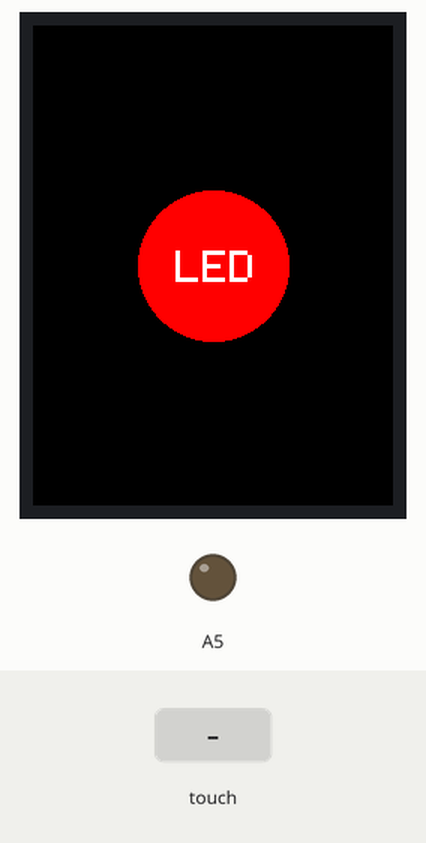
The sketch below on a simulated Arduino Uno, built with avr-gcc and run on an emulated ATmega328P. On the bench: 240×320 colour display, output pins drawn as LEDs (lit = HIGH). The test bench sets the inputs (shaded band). What the sketch prints to the serial monitor is not drawn.

Above: at 1.4 s.
1.5 s: touch panel pressed at 38 % / 50 % of its raw x / y range
At 2.1 s:
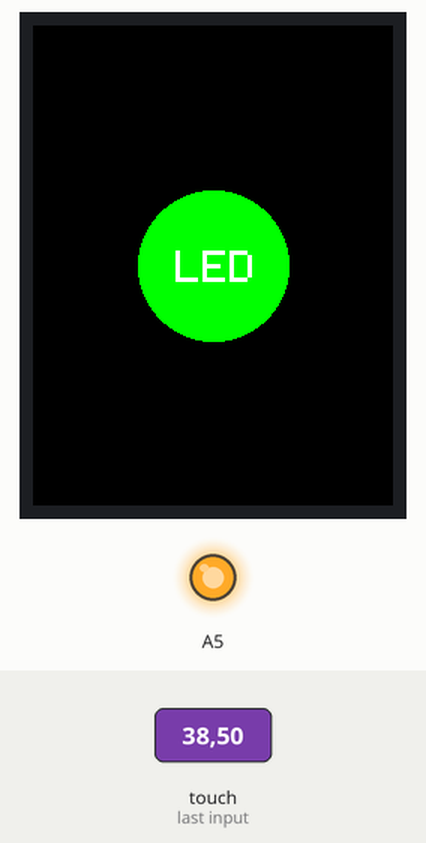
3.0 s: touch panel pressed at 62 % / 50 % of its raw x / y range
At 4.2 s:
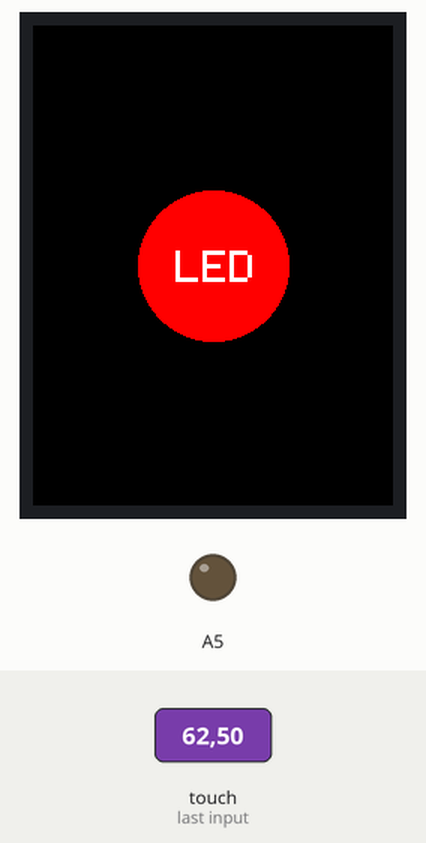
4.5 s: touch panel pressed at 38 % / 70 % of its raw x / y range
At 5.6 s:
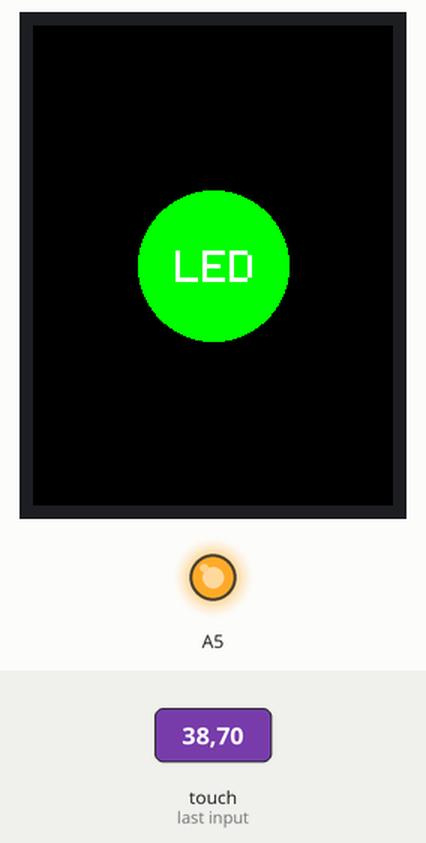
6.0 s: touch panel pressed at 62 % / 70 % of its raw x / y range
At 6.7 s:
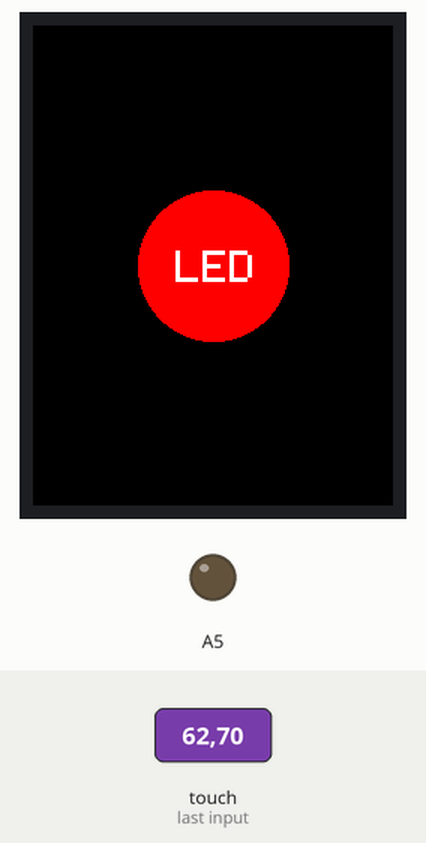
Timing chart, 0 to 8.5 s (numbered marks = the images above; inputs shaded):
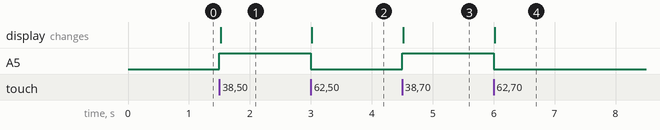

The sketch:

GUIEXample.ino
```cpp
#include <Adafruit_GFX.h>
#include <Adafruit_TFTLCD.h>
#include <TouchScreen.h>

#define LCD_CS A3
#define LCD_CD A2
#define LCD_WR A1
#define LCD_RD A0
#define LCD_RESET A4

#define  BLACK   0x0000
#define BLUE    0x001F
#define RED     0xF800
#define GREEN   0x07E0
#define CYAN    0x07FF
#define MAGENTA 0xF81F
#define YELLOW  0xFFE0
#define WHITE   0xFFFF

#define YP A1
#define XM A2
#define YM 7
#define XP 6

#define TS_MINX 940
#define TS_MINY 160
#define TS_MAXX 160
#define TS_MAXY 970

TouchScreen ts = TouchScreen(XP, YP, XM, YM, 300);
Adafruit_TFTLCD tft(LCD_CS, LCD_CD, LCD_WR, LCD_RD, LCD_RESET);

#define BOXSIZE 40
#define PENRADIUS 3

#define MINPRESSURE 10
#define MAXPRESSURE 1000

bool change = 0;
bool touch = 0;

void setup() {
  pinMode(A5, OUTPUT);
  digitalWrite(A5, LOW);
  Serial.begin(9600);
  tft.reset();
  tft.begin(0x9325);
  tft.setTextColor(WHITE);
  tft.setTextSize(3);
  tft.fillScreen(BLACK);
}

void loop() {
  if (change == 0 && touch == 0) {
    digitalWrite(A5, LOW);
    tft.fillCircle(120, 160, 50, RED);
    tft.setCursor(95, 150);
    tft.println("LED");
    change = 1;
    delay(200);
  }

  if (change == 0 && touch == 1) {
    digitalWrite(A5, HIGH);
    tft.fillCircle(120, 160, 50, GREEN);
    tft.setCursor(95, 150);
    tft.println("LED");
    change = 1;
    delay(200);
  }

  TSPoint p = ts.getPoint();
  pinMode(XM, OUTPUT);
  pinMode(YP, OUTPUT);
  if (p.z > MINPRESSURE && p.z < MAXPRESSURE) {
    p.x = map(p.x, TS_MINX, TS_MAXX, tft.width(), 0);
    p.y = map(p.y, TS_MINY, TS_MAXY, tft.height(), 0);
    Serial.print("("); Serial.print(p.x);
    Serial.print(", "); Serial.print(p.y);
    Serial.println(")");
    if (p.x > 70 && p.x < 170) {
      if (p.y > 110 && p.y < 210) {
        change = 0;
        touch = !touch;
      }
    }
  }
}
```

Measured:
- after the input at 1.5 s, A5: LOW → HIGH at once; the display: changes at once (image 1)
- after the input at 3.0 s, A5: HIGH → LOW at once; the display: changes at once (image 2)
- after the input at 4.5 s, A5: LOW → HIGH at once; the display: changes at once (image 3)
- after the input at 6.0 s, A5: HIGH → LOW at once; the display: changes at once (image 4)
